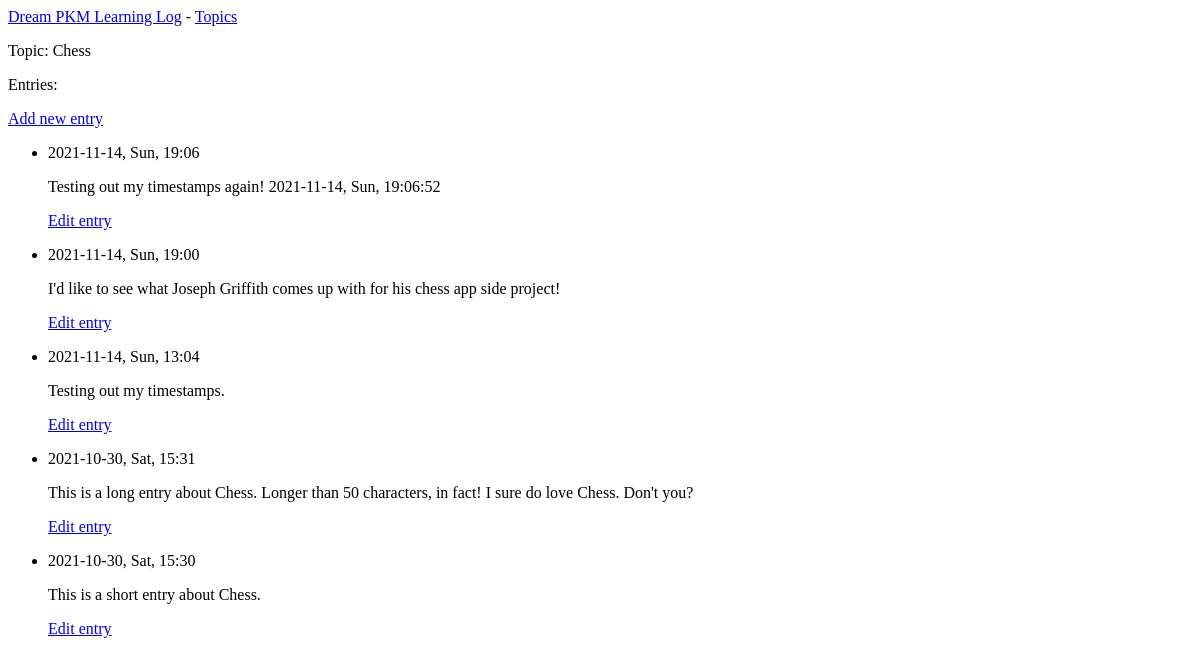
Page /topics/1/ on the earlier database version.
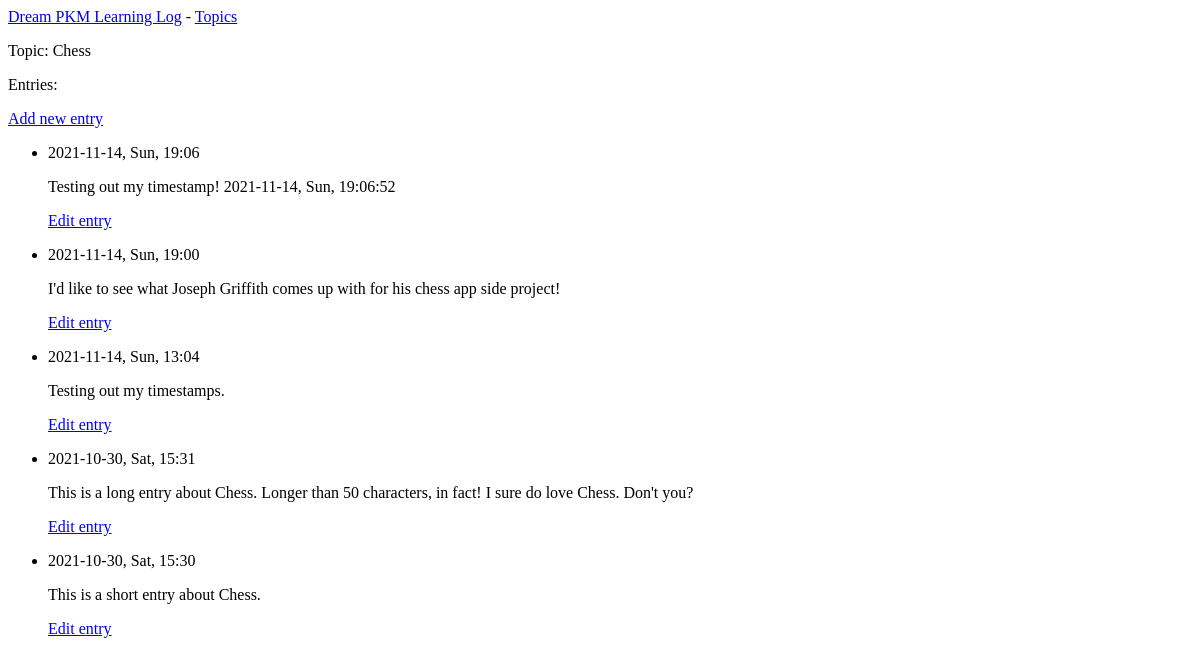
Same page on the later database version.
### learning_logs/models.py (models this page shows, shortened)
class Entry(models.Model):
    topic = models.ForeignKey(Topic, on_delete=models.CASCADE)
    text = models.TextField()
    date_added = models.DateTimeField(auto_now_add=True)
    class Meta:
        verbose_name_plural = 'entries'

### learning_logs/views.py (the view)
# urls.py: path('topics/<int:topic_id>/', views.topic, name='topic'),
def topic(request, topic_id):
    topic = Topic.objects.get(id=topic_id)
    entries = topic.entry_set.order_by('-date_added')
    context = {'topic': topic, 'entries': entries}
    return render(request, 'learning_logs/topic.html', context)

### learning_logs/models.py (called while the page is built)
    def __str__(self):
        return self.text

### learning_logs/templates/learning_logs/topic.html
{% extends 'learning_logs/base.html' %}
{% block content %}
    <p>Topic: {{ topic }}</p>
    <p>Entries:</p>
    <p>
        <a href="{% url 'learning_logs:new_entry' topic.id %}">Add new entry</a>
    </p>
    <ul>
    {% for entry in entries %}
        <li>
            <p>{{ entry.date_added|date:'Y-m-d, D, H:i' }}</p>
            <p>{{ entry.text|linebreaks }}</p>
            <p>
                <a href="{% url 'learning_logs:edit_entry' entry.id %}">Edit entry</a>
            </p>
        </li>
    {% empty %}
        <li>There are no entries for this topic yet.</li>
    {% endfor %}
    </ul>
{% endblock content %}

Differences in the rows shown:
changed Entry: text "Testing out my timestamps again! 2021-11-14, Sun, 19:06:52" → "Testing out my timestamp! 2021-11-14, Sun, 19:06:52"
